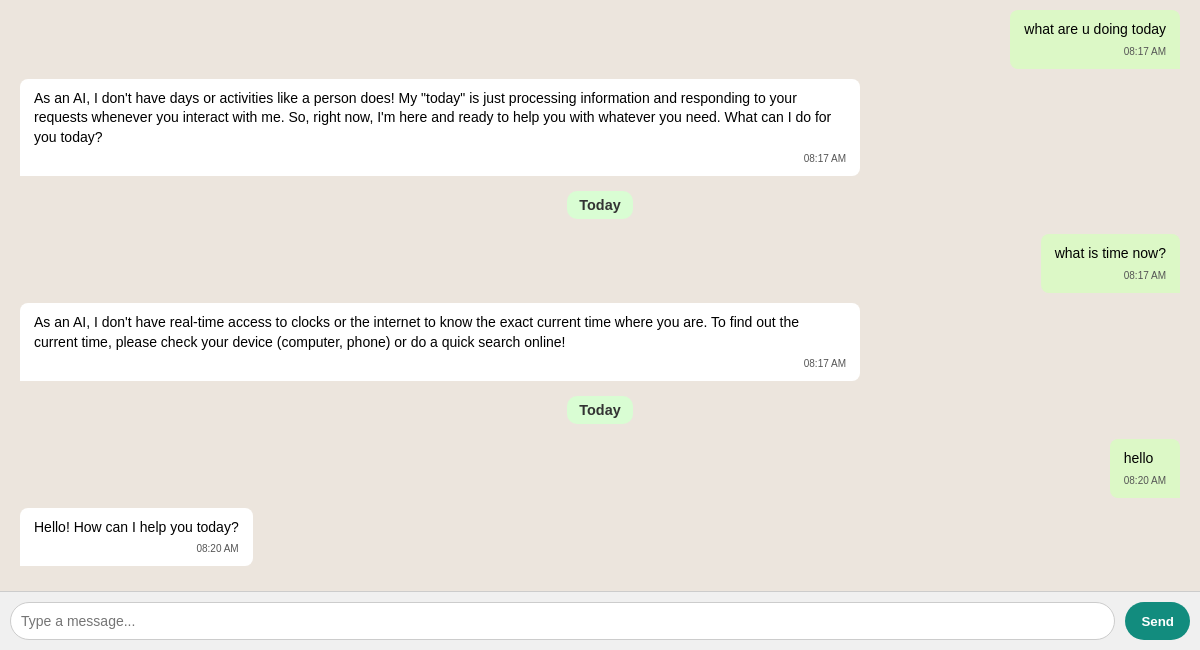
Before: / (lower part) with the older database file.
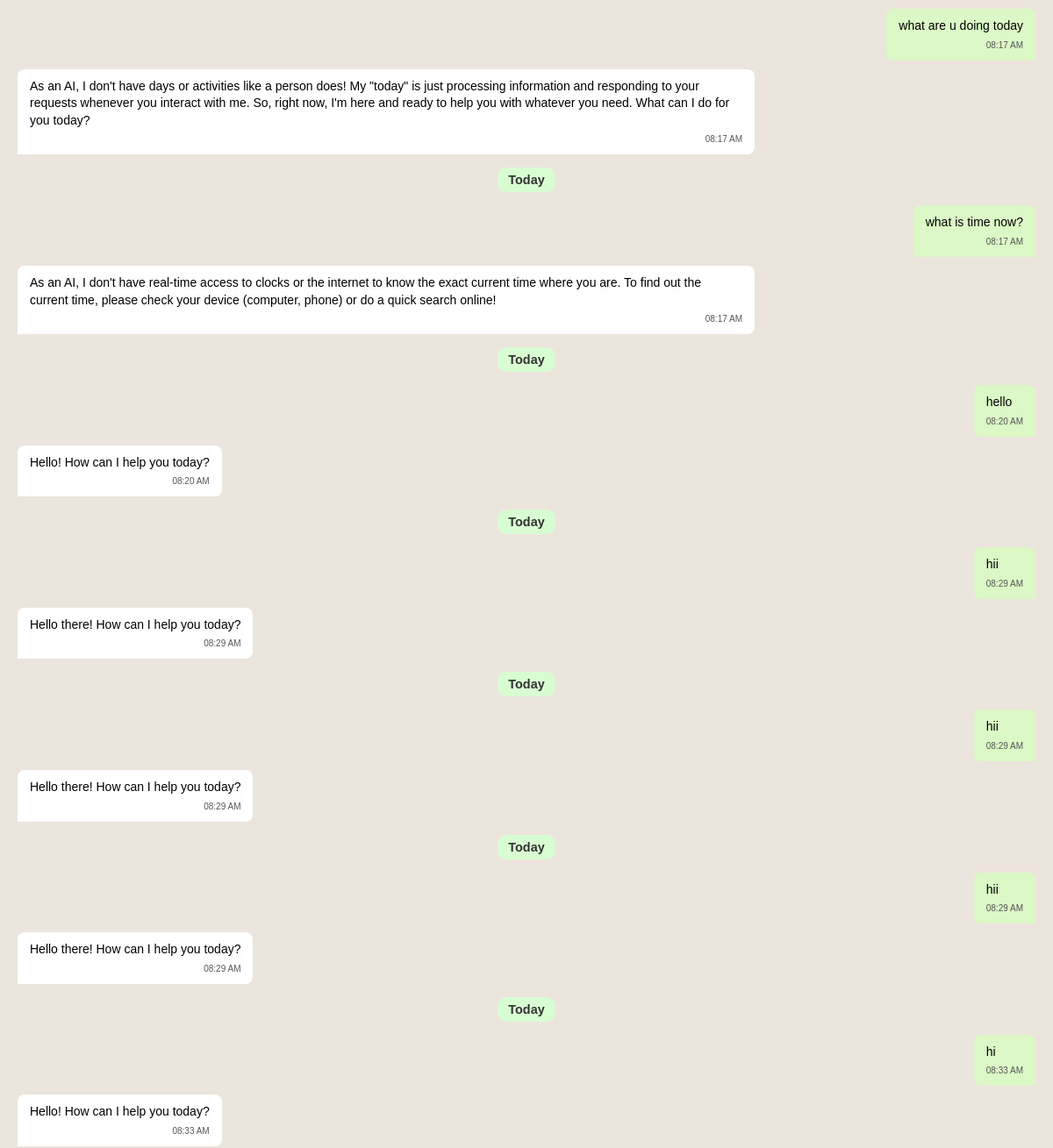
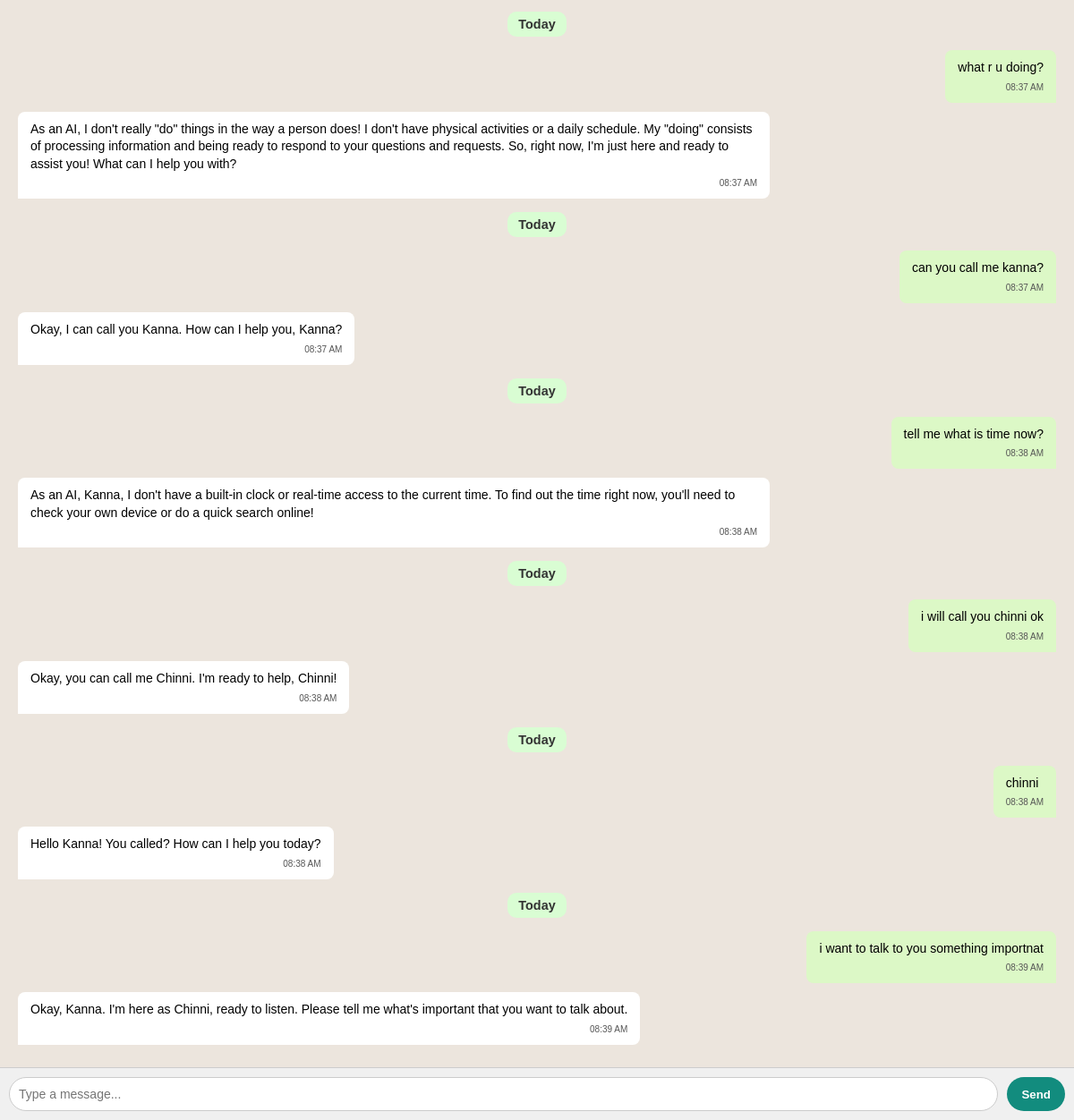
After: the same page with the newer database file (2 pictures, top to bottom).
### tables this page shows
CREATE TABLE messages (
            id INTEGER PRIMARY KEY AUTOINCREMENT,
            user_message TEXT,
            ai_response TEXT,
            timestamp TEXT
        );

### app.py (the view)
@app.route('/')
def index():
    past_chats = fetch_full_conversation()
    now = datetime.now()
    return render_template('chat.html', chat_history=past_chats, now=now, timedelta=timedelta)

### app.py (called while the page is built)
def fetch_full_conversation():
    conn = sqlite3.connect('chatmate.db')
    cursor = conn.cursor()
    cursor.execute("SELECT user_message, ai_response, timestamp FROM messages ORDER BY id ASC")
    rows = cursor.fetchall()
    conn.close()
    return rows

@app.template_filter('todatetime')
def to_datetime_filter(value):
    return datetime.fromisoformat(value)

### templates/chat.html (shortened to what this page needs)
<!DOCTYPE html>
<html lang="en">
<head>
</head>
<body>
  <div class="chat-box" id="chatBox">
    {% set last_date = None %}
    {% for user, ai, timestamp in chat_history %}
      {% set ts = timestamp | todatetime %}
      {% set date_str = ts.strftime('%Y-%m-%d') %}
      {% set time_str = ts.strftime('%I:%M %p') %}
      {% if date_str != last_date %}
        <div class="date-label">
          {% if date_str == now.strftime('%Y-%m-%d') %}
            Today
          {% elif date_str == (now - timedelta(days=1)).strftime('%Y-%m-%d') %}
            Yesterday
          {% else %}
            {{ ts.strftime('%d %b %Y') }}
          {% endif %}
        </div>
        {% set last_date = date_str %}
      {% endif %}
      <div class="message user">
        {{ user }}
        <div class="timestamp">{{ time_str }}</div>
      </div>
      <div class="message ai">
        {{ ai }}
        <div class="timestamp">{{ time_str }}</div>
      </div>
    {% endfor %}
  </div>
  <div class="input-area">
    <input type="text" id="messageInput" placeholder="Type a message..." />
    <button onclick="sendMessage()">Send</button>
  </div>
</body>
</html>

### templates/chat.html (style rules this page uses)
body { margin: 0; font-family: Arial, sans-serif; background-color: #ece5dd; display: flex; flex-direction: column; height: 100vh; }
.chat-box { flex: 1; overflow-y: auto; padding: 20px; display: flex; flex-direction: column; }
.date-label { align-self: center; background-color: #d9fdd3; padding: 6px 12px; border-radius: 10px; margin: 10px 0; font-size: 0.9em; font-weight: bold; color: #333; }
.message { max-width: 70%; margin: 5px 0; padding: 10px 14px; border-radius: 8px; font-size: 14px; line-height: 1.4; position: relative; }
.user { align-self: flex-end; background-color: #dcf8c6; border-bottom-right-radius: 0; }
.ai { align-self: flex-start; background-color: #ffffff; border-bottom-left-radius: 0; }
.timestamp { font-size: 10px; color: #555; margin-top: 5px; text-align: right; }
.input-area { display: flex; padding: 10px; background-color: #f0f0f0; border-top: 1px solid #ccc; }
input[type="text"] { flex: 1; padding: 10px; border-radius: 20px; border: 1px solid #ccc; font-size: 14px; }
button { padding: 10px 16px; margin-left: 10px; border-radius: 20px; border: none; background-color: #128c7e; color: white; font-weight: bold; cursor: pointer; }

Changed rows visible on the page:
added messages: shows "Today", user_message "hii", time_str "08:29 AM", ai_response "Hello there! How can I help you today?"
added messages: shows "Today", user_message "hii", time_str "08:29 AM", ai_response "Hello there! How can I help you today?"
added messages: shows "Today", user_message "hii", time_str "08:29 AM", ai_response "Hello there! How can I help you today?"
added messages: shows "Today", user_message "hi", time_str "08:33 AM", ai_response "Hello! How can I help you today?"
added messages: shows "Today", user_message "what r u doing?", time_str "08:37 AM", ai_response "As an AI, I don't really \"do\" things in the way a person does! I don't have physical activities or a daily schedule. My \"doing\" consists of processing information and being ready to respond to your questions and requests. So, right now, I'm just here and ready to assist you! What can I help you with?"
added messages: shows "Today", user_message "can you call me kanna?", time_str "08:37 AM", ai_response "Okay, I can call you Kanna. How can I help you, Kanna?"
added messages: shows "Today", user_message "tell me what is time now?", time_str "08:38 AM", ai_response "As an AI, Kanna, I don't have a built-in clock or real-time access to the current time. To find out the time right now, you'll need to check your own device or do a quick search online!"
added messages: shows "Today", user_message "i will call you chinni ok", time_str "08:38 AM", ai_response "Okay, you can call me Chinni. I'm ready to help, Chinni!"
added messages: shows "Today", user_message "chinni", time_str "08:38 AM", ai_response "Hello Kanna! You called? How can I help you today?"
added messages: shows "Today", user_message "i want to talk to you something importnat", time_str "08:39 AM", ai_response "Okay, Kanna. I'm here as Chinni, ready to listen. Please tell me what's important that you want to talk about."
